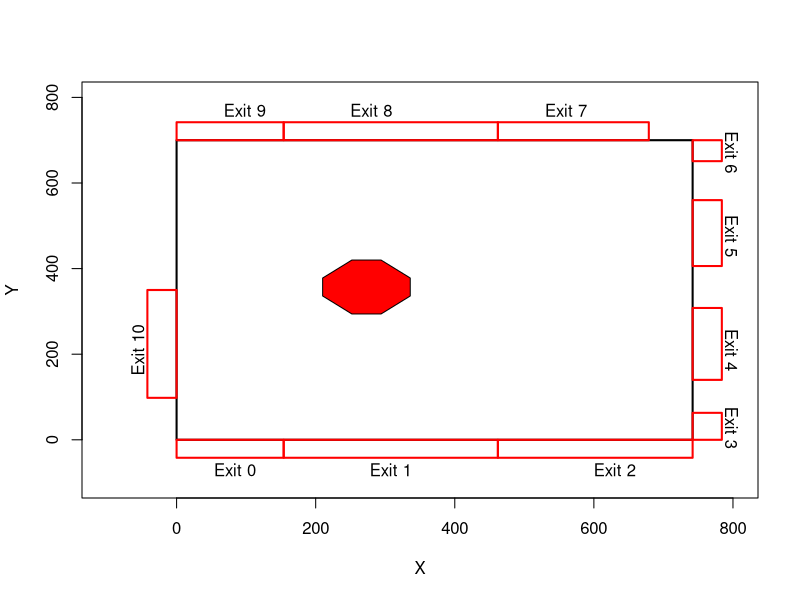

This chart was generated by the following R code:
# drawing GCS in pixels

# I followed this notebook and approximated 1 meter to 14 pixels
# https://github.com/Urban-Analytics/dust/blob/main/Projects/ABM_DA/experiments/grand_central_terminal_data/GCT-data.ipynb

plot(-100:800, -100:800, col = "white", xlab = "X", ylab = "Y") # draw an empty plot
polygon(x = c(0, 0, 742, 742),
        y = c(0, 700, 700, 0),
        border = "black",
        lwd = 2) # draw walls of a GCS
polygon(x= c(0, -42, -42, 0),
        y = c(98, 98, 350, 350),
        border = "red",
        lwd = 2) # exit 10
polygon(x = c(0, 0, 154, 154),
        y = c(700, 742, 742, 700),
        border = "red",
        lwd = 2) # exit 9
polygon(x = c(154, 154, 462, 462),
        y = c(700, 742, 742, 700),
        border = "red",
        lwd = 2) # exit 8
polygon(x = c(462, 462, 679, 679),
        y = c(700, 742, 742, 700),
        border = "red",
        lwd = 2) # exit 7
polygon(x = c(742, 784, 784, 742),
        y = c(700, 700, 651, 651),
        border = "red",
        lwd = 2) # exit 6
polygon(x = c(742, 784, 784, 742),
        y = c(560, 560, 406, 406),
        border = "red",
        lwd = 2) # exit 5
polygon(x = c(742, 784, 784, 742),
        y = c(308, 308, 140, 140),
        border = "red",
        lwd = 2) # exit 4
polygon(x = c(742, 784, 784, 742),
        y = c(63, 63, 0, 0),
        border = "red",
        lwd = 2) # exit 3
polygon(x = c(742, 742, 462, 462),
        y = c(0, -42, -42, 0),
        border = "red",
        lwd = 2) # exit 2
polygon(x = c(462, 462, 154, 154),
        y = c(0, -42, -42, 0),
        border = "red",
        lwd = 2) # exit 1
polygon(x = c(154, 154, 0, 0),
        y = c(0, -42, -42, 0),
        border = "red",
        lwd = 2) # exit 0
polygon(x = c(294, 252, 210, 210, 252, 294, 336, 336, 294),
        y = c(294, 294, 336, 378, 420, 420, 378, 336, 294),
        col = "red") # information booth (an obstacle)

# annotation of a plot
text(x = -56,
     y = 210,
     label = "Exit 10",
     srt = 90)
text(x = 98,
     y = 770,
     label = "Exit 9")
text(x = 280,
     y = 770,
     label = "Exit 8")
text(x = 560,
     y = 770,
     label = "Exit 7")
text(x = 798,
     y = 672,
     label = "Exit 6",
     srt = -90)
text(x = 798,
     y = 476,
     label = "Exit 5",
     srt = -90)
text(x = 798,
     y = 210,
     label = "Exit 4",
     srt = -90)
text(x = 798,
     y = 28,
     label = "Exit 3",
     srt = -90)
text(x = 630,
     y = -70,
     label = "Exit 2")
text(x = 308,
     y = -70,
     label = "Exit 1")
text(x = 84,
     y = -70,
     label = "Exit 0")

